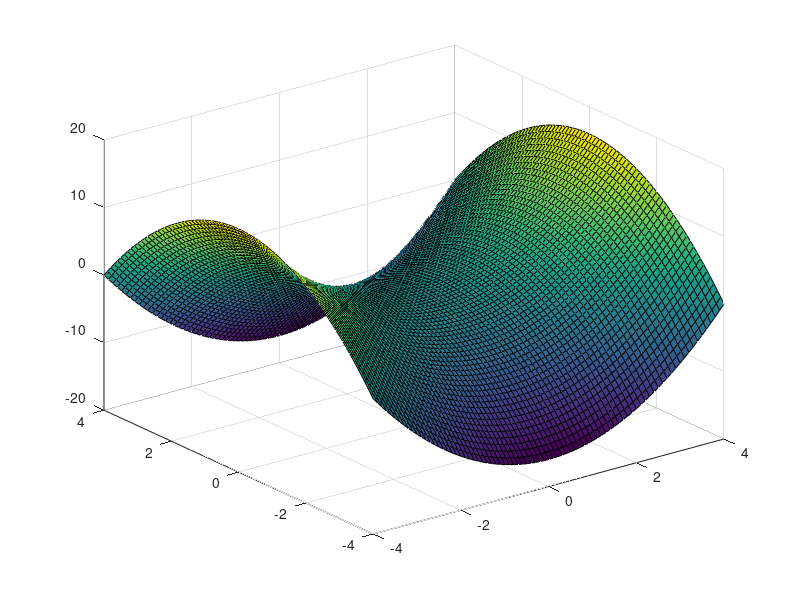

The MATLAB script that drew this image:
% Osservazione: Si veda l'help di peaks per la documentazione

% Mesh (reticolato)
mesh(peaks)

%% Mesh con i contorni sotto
meshc(peaks)

%% Contorni
contour(peaks)

%% Superficie sfumata 3D
surf(peaks)

%% 
[x,y]=meshgrid(-4:0.1:4)
z=x.^2-y.^2;
mesh(x,y,z)

%% Mesh con i contorni sotto
meshc(x,y,z)

%% Contorni
contour(x,y,z)

%% Superficie sfumata 3D
surf(x,y,z)
